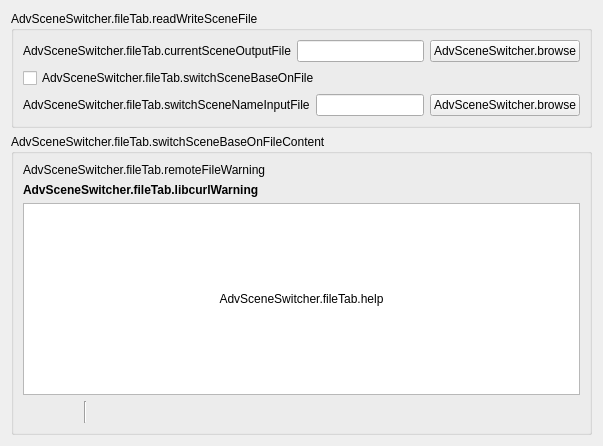
     <widget class="QWidget" name="fileTab">
      <attribute name="title">
       <string>AdvSceneSwitcher.fileTab.title</string>
      </attribute>
      <layout class="QVBoxLayout" name="verticalLayout_21">
       <item>
        <widget class="QGroupBox" name="groupBox">
         <property name="title">
          <string>AdvSceneSwitcher.fileTab.readWriteSceneFile</string>
         </property>
         <layout class="QVBoxLayout" name="verticalLayout_7">
          <item>
           <layout class="QHBoxLayout" name="horizontalLayout_14">
            <item>
             <widget class="QLabel" name="label_15">
              <property name="text">
               <string>AdvSceneSwitcher.fileTab.currentSceneOutputFile</string>
              </property>
             </widget>
            </item>
            <item>
             <widget class="QLineEdit" name="writePathLineEdit"/>
            </item>
            <item>
             <widget class="QPushButton" name="browseButton">
              <property name="text">
               <string>AdvSceneSwitcher.browse</string>
              </property>
             </widget>
            </item>
           </layout>
          </item>
          <item>
           <layout class="QHBoxLayout" name="horizontalLayout_16">
            <item>
             <widget class="QCheckBox" name="readFileCheckBox">
              <property name="text">
               <string>AdvSceneSwitcher.fileTab.switchSceneBaseOnFile</string>
              </property>
             </widget>
            </item>
            <item>
             <spacer name="horizontalSpacer_12">
              <property name="orientation">
               <enum>Qt::Horizontal</enum>
              </property>
              <property name="sizeHint" stdset="0">
               <size>
                <width>40</width>
                <height>20</height>
               </size>
              </property>
             </spacer>
            </item>
           </layout>
          </item>
          <item>
           <layout class="QHBoxLayout" name="horizontalLayout_15">
            <item>
             <widget class="QLabel" name="label_16">
              <property name="text">
               <string>AdvSceneSwitcher.fileTab.switchSceneNameInputFile</string>
              </property>
             </widget>
            </item>
            <item>
             <widget class="QLineEdit" name="readPathLineEdit"/>
            </item>
            <item>
             <widget class="QPushButton" name="browseButton_2">
              <property name="text">
               <string>AdvSceneSwitcher.browse</string>
              </property>
             </widget>
            </item>
           </layout>
          </item>
         </layout>
        </widget>
       </item>
       <item>
        <widget class="QGroupBox" name="groupBox_2">
         <property name="title">
          <string>AdvSceneSwitcher.fileTab.switchSceneBaseOnFileContent</string>
         </property>
         <layout class="QVBoxLayout" name="verticalLayout_20">
          <item>
           <widget class="QLabel" name="remoteFileWarningLabel">
            <property name="text">
             <string>AdvSceneSwitcher.fileTab.remoteFileWarning</string>
            </property>
           </widget>
          </item>
          <item>
           <widget class="QLabel" name="libcurlWarning">
            <property name="enabled">
             <bool>true</bool>
            </property>
            <property name="font">
             <font>
              <bold>true</bold>
             </font>
            </property>
            <property name="text">
             <string>AdvSceneSwitcher.fileTab.libcurlWarning</string>
            </property>
           </widget>
          </item>
          <item>
           <layout class="QGridLayout" name="gridLayout_13">
            <item row="0" column="0">
             <widget class="QListWidget" name="fileSwitches">
              <property name="sizePolicy">
               <sizepolicy hsizetype="Expanding" vsizetype="Expanding">
                <horstretch>0</horstretch>
                <verstretch>0</verstretch>
               </sizepolicy>
              </property>
              <property name="sortingEnabled">
               <bool>false</bool>
              </property>
             </widget>
            </item>
            <item row="0" column="0">
             <widget class="QLabel" name="fileHelp">
              <property name="text">
               <string>AdvSceneSwitcher.fileTab.help</string>
              </property>
              <property name="alignment">
               <set>Qt::AlignCenter</set>
              </property>
              <property name="wordWrap">
               <bool>true</bool>
              </property>
             </widget>
            </item>
           </layout>
          </item>
          <item>
           <layout class="QHBoxLayout" name="horizontalLayout_35">
            <item>
             <widget class="QPushButton" name="fileAdd">
              <property name="maximumSize">
               <size>
                <width>22</width>
                <height>22</height>
               </size>
              </property>
              <property name="flat">
               <bool>true</bool>
              </property>
              <property name="themeID" stdset="0">
               <string notr="true">addIconSmall</string>
              </property>
              <property name="class" stdset="0">
               <string notr="true">icon-plus</string>
              </property>
             </widget>
            </item>
            <item>
             <widget class="QPushButton" name="fileRemove">
              <property name="maximumSize">
               <size>
                <width>22</width>
                <height>22</height>
               </size>
              </property>
              <property name="flat">
               <bool>true</bool>
              </property>
              <property name="themeID" stdset="0">
               <string notr="true">removeIconSmall</string>
              </property>
              <property name="class" stdset="0">
               <string notr="true">icon-trash</string>
              </property>
             </widget>
            </item>
            <item>
             <spacer name="horizontalSpacer_108">
              <property name="orientation">
               <enum>Qt::Horizontal</enum>
              </property>
              <property name="sizeType">
               <enum>QSizePolicy::Fixed</enum>
              </property>
              <property name="sizeHint" stdset="0">
               <size>
                <width>5</width>
                <height>20</height>
               </size>
              </property>
             </spacer>
            </item>
            <item>
             <widget class="Line" name="line_35">
              <property name="orientation">
               <enum>Qt::Vertical</enum>
              </property>
             </widget>
            </item>
            <item>
             <spacer name="horizontalSpacer_109">
              <property name="orientation">
               <enum>Qt::Horizontal</enum>
              </property>
              <property name="sizeType">
               <enum>QSizePolicy::Fixed</enum>
              </property>
              <property name="sizeHint" stdset="0">
               <size>
                <width>5</width>
                <height>20</height>
               </size>
              </property>
             </spacer>
            </item>
            <item>
             <widget class="QPushButton" name="fileUp">
              <property name="maximumSize">
               <size>
                <width>22</width>
                <height>22</height>
               </size>
              </property>
              <property name="text">
               <string/>
              </property>
              <property name="flat">
               <bool>true</bool>
              </property>
              <property name="themeID" stdset="0">
               <string>upArrowIconSmall</string>
              </property>
              <property name="class" stdset="0">
               <string notr="true">icon-up</string>
              </property>
             </widget>
            </item>
            <item>
             <widget class="QPushButton" name="fileDown">
              <property name="maximumSize">
               <size>
                <width>22</width>
                <height>22</height>
               </size>
              </property>
              <property name="text">
               <string/>
              </property>
              <property name="flat">
               <bool>true</bool>
              </property>
              <property name="themeID" stdset="0">
               <string>downArrowIconSmall</string>
              </property>
              <property name="class" stdset="0">
               <string notr="true">icon-down</string>
              </property>
             </widget>
            </item>
            <item>
             <spacer name="horizontalSpacer_38">
              <property name="orientation">
               <enum>Qt::Horizontal</enum>
              </property>
              <property name="sizeHint" stdset="0">
               <size>
                <width>40</width>
                <height>20</height>
               </size>
              </property>
             </spacer>
            </item>
           </layout>
          </item>
         </layout>
        </widget>
       </item>
      </layout>
     </widget>
